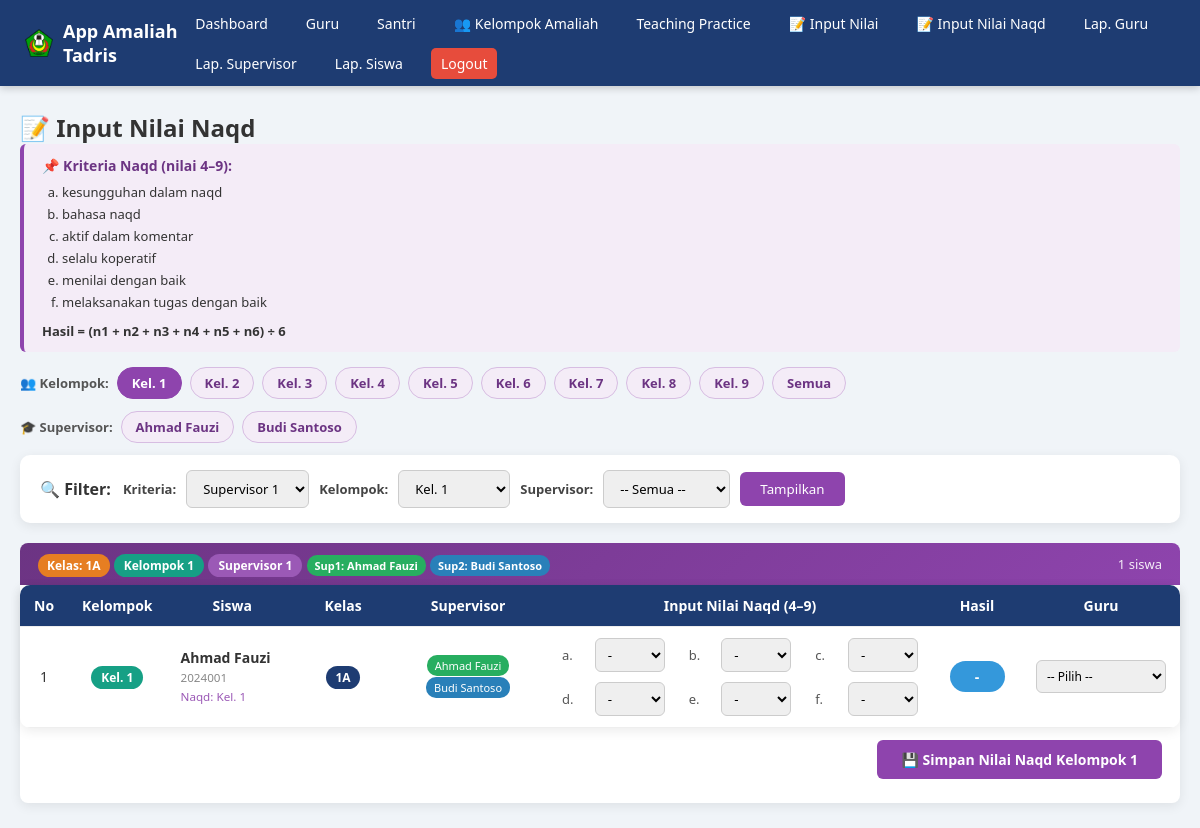
Screenshot of /input_nilai_naqd.php (signed in) with the database file from the repository.
### tables this page shows
CREATE TABLE `santri` (
  `id`            INT(11)       NOT NULL AUTO_INCREMENT,
  `induk`         VARCHAR(30)   NOT NULL,
  `siswa`         VARCHAR(100)  NOT NULL,
  `kelas`         VARCHAR(10)   NOT NULL,
  `gender`        ENUM('L','P') NOT NULL DEFAULT 'L',
  `pelajaran`     VARCHAR(100)  DEFAULT NULL,
  `kelompok`      INT(2)        DEFAULT NULL,
  `kelompok_naqd` INT(2)        DEFAULT NULL,
  `created_at`    TIMESTAMP     DEFAULT CURRENT_TIMESTAMP,
  `updated_at`    TIMESTAMP     DEFAULT CURRENT_TIMESTAMP ON UPDATE CURRENT_TIMESTAMP,
  PRIMARY KEY (`id`),
  UNIQUE KEY `uniq_induk` (`induk`),
  KEY `idx_kelas` (`kelas`),
  KEY `idx_kelompok` (`kelompok`),
  KEY `idx_kelompok_naqd` (`kelompok_naqd`)
);

CREATE TABLE `kelompok_amaliah` (
  `id`           INT(11)      NOT NULL AUTO_INCREMENT,
  `kelompok`     INT(2)       NOT NULL,
  `supervisor1`  VARCHAR(100) DEFAULT NULL,
  `supervisor2`  VARCHAR(100) DEFAULT NULL,
  `created_at`   TIMESTAMP    DEFAULT CURRENT_TIMESTAMP,
  `updated_at`   TIMESTAMP    DEFAULT CURRENT_TIMESTAMP ON UPDATE CURRENT_TIMESTAMP,
  PRIMARY KEY (`id`),
  UNIQUE KEY `uniq_kelompok` (`kelompok`),
  KEY `idx_supervisor1` (`supervisor1`),
  KEY `idx_supervisor2` (`supervisor2`)
);

### input_nilai_naqd.php (the view, shortened to what this page needs)
<?php
require 'config/database.php';
$KELOMPOK_LIST = [1,2,3,4,5,6,7,8,9];
$KRITERIA_LIST = ['Supervisor 1','Supervisor 2','Assessor'];
$filter_kriteria = $_GET['filter_kriteria'] ?? 'Supervisor 1';
$filter_kelompok = $_GET['filter_kelompok'] ?? '1';
$filter_sup      = $_GET['filter_sup'] ?? '';
$w = [];
if ($filter_kelompok !== '') {
    $w[] = "s.kelompok=" . (int)$filter_kelompok;
}
$where_sql = $w ? "WHERE " . implode(" AND ", $w) : "";
$sql_data = "
    SELECT s.id AS santri_id, s.induk, s.siswa, s.kelas, s.pelajaran,
           s.kelompok, s.kelompok_naqd,
           ka.supervisor1 AS sup1_kelompok, ka.supervisor2 AS sup2_kelompok,
           n.id AS nilai_id, n.penilai,
           n.n1,n.n2,n.n3,n.n4,n.n5,n.n6, n.hasil
    FROM santri s
    LEFT JOIN kelompok_amaliah ka ON ka.kelompok = s.kelompok
    LEFT JOIN nilai_naqd n ON n.santri_id = s.id
                     AND n.kelas_tp = s.kelas
                     AND n.kelompok = s.kelompok
                     AND n.kriteria = '" . $conn->real_escape_string($filter_kriteria) . "'
    $where_sql
    ORDER BY s.kelas, s.kelompok, s.siswa
";
$data = $conn->query($sql_data);
$sup_options = [];
$q_sup = $conn->query("SELECT DISTINCT nama_guru FROM guru
                       WHERE kriteria IN ('Supervisor 1','Supervisor 2')
                       ORDER BY nama_guru");
if ($q_sup) {
    while ($s = $q_sup->fetch_assoc()) $sup_options[] = $s['nama_guru'];
}
?>
<!DOCTYPE html>
<html>
<head>
<link rel="stylesheet" href="assets/css/style.css">
</head>
<body>
<?php include 'partials/navbar.php'; ?>
<div class="container">
<h2>📝 Input Nilai Naqd</h2>
<div class="kriteria-box-naqd">
    <h3>📌 Kriteria Naqd (nilai 4–9):</h3>
    <ol type="a">
        <li>kesungguhan dalam naqd</li>
        <li>bahasa naqd</li>
        <li>aktif dalam komentar</li>
        <li>selalu koperatif</li>
        <li>menilai dengan baik</li>
        <li>melaksanakan tugas dengan baik</li>
    </ol>
    <p style="margin-top:8px;">
        <b>Hasil = (n1 + n2 + n3 + n4 + n5 + n6) ÷ 6</b>
    </p>
</div>
<div class="shortcut-bar">
    <span style="font-size:13px;font-weight:bold;color:#555;">
        👥 Kelompok:
    </span>
    <?php foreach($KELOMPOK_LIST as $kl): ?>
        <a href="?filter_kriteria=<?=urlencode($filter_kriteria)?>&filter_kelompok=<?=$kl?><?=($filter_sup?'&filter_sup='.urlencode($filter_sup):'')?>"
           class="shortcut-btn <?=($filter_kelompok==$kl)?'active':''?>">
            Kel. <?=$kl?>
        </a>
    <?php endforeach; ?>
    <a href="?filter_kriteria=<?=urlencode($filter_kriteria)?>"
       class="shortcut-btn <?=($filter_kelompok==='')?'active':''?>">
        Semua
    </a>
</div>
<div class="shortcut-bar">
    <span style="font-size:13px;font-weight:bold;color:#555;">
        🎓 Supervisor:
    </span>
    <?php foreach($sup_options as $sup): ?>
        <a href="input_nilai_naqd.php?filter_kriteria=<?=urlencode($filter_kriteria)?>&filter_kelompok=<?=urlencode($filter_kelompok)?>&filter_sup=<?=urlencode($sup)?>"
           class="shortcut-btn <?=($filter_sup==$sup)?'active':''?>">
            <?=htmlspecialchars($sup)?>
        </a>
    <?php endforeach; ?>
</div>
<div class="filter-bar">
    <b>🔍 Filter:</b>
    <form method="get" style="display:flex;gap:10px;align-items:center;flex-wrap:wrap;">
        <label>Kriteria:</label>
        <select name="filter_kriteria" onchange="this.form.submit()">
            <?php foreach($KRITERIA_LIST as $k): ?>
                <option value="<?=$k?>" <?=($filter_kriteria==$k)?'selected':''?>>
                    <?=$k?>
                </option>
            <?php endforeach; ?>
        </select>
        <label>Kelompok:</label>
        <select name="filter_kelompok" onchange="this.form.submit()">
            <?php foreach($KELOMPOK_LIST as $kl): ?>
                <option value="<?=$kl?>" <?=($filter_kelompok==$kl)?'selected':''?>>
                    Kel. <?=$kl?>
                </option>
            <?php endforeach; ?>
        </select>
        <label>Supervisor:</label>
        <select name="filter_sup">
            <option value="">-- Semua --</option>
        </select>
        <button type="submit">Tampilkan</button>
    </form>
</div>
<?php if ($data->num_rows == 0): ?>
    <div class="alert-error">
        Belum ada data Santri untuk filter yang dipilih.
        Silakan input data di menu <b>Santri</b> terlebih dahulu,
        atau ubah filter.
    </div>
<?php else: ?>
<?php
$groups = [];
while ($row = $data->fetch_assoc()) {
    $key = $row['kelas'] . '|' . $row['kelompok'];
    $groups[$key][] = $row;
}
?>
<?php foreach($groups as $key => $rows):
    list($kelas, $klp) = explode('|', $key);
    $sup1_unik = $rows[0]['sup1_kelompok'] ?? '-';
    $sup2_unik = $rows[0]['sup2_kelompok'] ?? '-';
?>
    <div class="kelompok-header">
        <div>
            <span class="badge-kelas-tp">Kelas: <?=htmlspecialchars($kelas)?></span>
            <span class="badge-kelompok">Kelompok <?=htmlspecialchars($klp)?></span>
            <span class="badge-naqd"><?=htmlspecialchars($filter_kriteria)?></span>
            <span class="badge-sup">Sup1: <?=htmlspecialchars($sup1_unik ?: '-')?></span>
            <span class="badge-sup2">Sup2: <?=htmlspecialchars($sup2_unik ?: '-')?></span>
        </div>
        <div class="info"><?=count($rows)?> siswa</div>
    </div>
    <form method="post" style="background:#fff;border-radius:0 0 8px 8px;
          box-shadow:0 3px 12px rgba(0,0,0,.08);padding:0 0 12px 0;">
        <table class="nilai-table">
            <thead>
                <tr>
                    <th style="width:40px;">No</th>
                    <th style="width:70px;">Kelompok</th>
                    <th class="left">Siswa</th>
                    <th style="width:90px;">Kelas</th>
                    <th style="width:160px;">Supervisor</th>
                    <th>Input Nilai Naqd (4–9)</th>
                    <th style="width:90px;">Hasil</th>
                    <th style="width:110px;">Guru</th>
                </tr>
            </thead>
            <tbody>
            <?php $no=1; foreach($rows as $idx => $r): ?>
                <?php
                $cur_hasil = $r['hasil'] !== null ? $r['hasil'] : '-';
                $hasil_class = 'hasil-badge';
                $row_id = $r['santri_id'];
                ?>
                <tr>
                    <td><?=$no++?></td>
                    <td><span class="badge-kelompok">Kel. <?=htmlspecialchars($r['kelompok'])?></span></td>
                    <td class="left">
                        <b><?=htmlspecialchars($r['siswa'])?></b><br>
                        <small style="color:#888;"><?=htmlspecialchars($r['induk'])?></small>
                        <?php if (!empty($r['kelompok_naqd'])): ?>
                            <br><small style="color:#9b59b6;">Naqd: Kel. <?=htmlspecialchars($r['kelompok_naqd'])?></small>
                        <?php endif; ?>
                    </td>
                    <td><span class="badge-kelas"><?=htmlspecialchars($r['kelas'])?></span></td>
                    <td>
                        <span class="badge-sup"><?=htmlspecialchars($r['sup1_kelompok'] ?? '-')?></span><br>
                        <span class="badge-sup2" style="margin-top:3px;display:inline-block;">
                            <?=htmlspecialchars($r['sup2_kelompok'] ?? '-')?>
                        </span>
                    </td>
                    <td>
                        <div class="nilai-grid">
                            <?php
                            $labels = [1=>'a',2=>'b',3=>'c',4=>'d',5=>'e',6=>'f'];
                            foreach($labels as $nidx=>$lbl): ?>
                                <div class="item">
                                    <span class="label"><?=$lbl?>.</span>
                                    <select name="n[<?=$idx?>][<?=$nidx?>]" class="n-input"
                                        data-row="<?=$row_id?>">
                                        <option value="0">-</option>
                                    </select>
                                </div>
                            <?php endforeach; ?>
                        </div>
                    </td>
                    <td>
                        <span class="<?=$hasil_class?>" id="hasil_<?=$row_id?>">
                            <?= is_numeric($cur_hasil) ? number_format($cur_hasil,2) : '-' ?>
                        </span>
                    </td>
                    <td>
                        <select name="penilai[<?=$idx?>]" required
                                style="padding:6px;border-radius:6px;
                                       border:1px solid #ccc;min-width:130px;font-size:12px;">
                            <option value="">-- Pilih --</option>
                        </select>
                    </td>
                </tr>
            <?php endforeach; ?>
            </tbody>
        </table>
        <div style="padding:12px 18px;text-align:right;">
            <button type="submit" name="simpan_nilai" class="btn-save-row"
                    style="padding:10px 24px;font-size:14px;">
                💾 Simpan Nilai Naqd Kelompok <?=htmlspecialchars($klp)?>
            </button>
        </div>
    </form>
<?php endforeach; ?>
<?php endif; ?>
</div>
</body>
</html>

### assets/css/style.css (style rules this page uses)
* { margin:0; padding:0; box-sizing:border-box; font-family:'Segoe UI',sans-serif; }
body { background:#f0f4f8; color:#333; }
.container { max-width:1200px; margin:25px auto; padding:0 20px; }
table { width:100%; background:#fff; border-collapse:collapse; border-radius:10px; overflow:hidden; box-shadow:0 3px 12px rgba(0,0,0,.08); }
th, td { padding:11px 14px; text-align:left; border-bottom:1px solid #eee; font-size:14px; }
th { background:#1e3c72; color:#fff; font-weight:600; }

### input_nilai_naqd.php (style rules this page uses)
.filter-bar { background:#fff; padding:15px 20px; border-radius:10px; box-shadow:0 3px 12px rgba(0,0,0,.08); margin-bottom:15px; display:flex; gap:12px; align-items:center; flex-wrap:wrap; }
.filter-bar label { font-weight:600; color:#444; font-size:13px; }
.filter-bar select, .filter-bar input[type="date"] { padding:8px 12px; border:1px solid #ccc; border-radius:6px; font-size:13px; }
.filter-bar button { padding:8px 20px; background:#8e44ad; color:#fff; border:none; border-radius:6px; cursor:pointer; }
.shortcut-bar { display:flex; gap:8px; flex-wrap:wrap; margin-bottom:12px; align-items:center; }
.shortcut-btn { background:#f4ecf7; color:#6c3483; border:1px solid #d7bde2; padding:6px 14px; border-radius:20px; text-decoration:none; font-size:13px; font-weight:600; transition:.15s; }
.shortcut-btn.active { background:#8e44ad; color:#fff; border-color:#8e44ad; }
.badge-kelas { background:#1e3c72; color:#fff; padding:3px 9px; border-radius:12px; font-size:12px; font-weight:bold; }
.badge-kelas-tp { background:#e67e22; color:#fff; padding:3px 9px; border-radius:12px; font-size:12px; font-weight:bold; }
.badge-kelompok { background:#16a085; color:#fff; padding:3px 10px; border-radius:12px; font-size:12px; font-weight:bold; }
.badge-naqd { background:#9b59b6; color:#fff; padding:3px 10px; border-radius:12px; font-size:12px; font-weight:bold; }
.badge-sup { background:#27ae60; color:#fff; padding:3px 8px; border-radius:10px; font-size:11px; }
.badge-sup2 { background:#2980b9; color:#fff; padding:3px 8px; border-radius:10px; font-size:11px; }
.kriteria-box-naqd { background:#f4ecf7; border-left:4px solid #8e44ad; padding:12px 18px; border-radius:6px; margin-bottom:15px; font-size:13px; }
.kriteria-box-naqd ol { margin:6px 0 0 20px; line-height:1.7; }
.kriteria-box-naqd h3 { color:#6c3483; margin:0 0 6px 0; font-size:14px; }
table.nilai-table th, table.nilai-table td { text-align:center; vertical-align:middle; }
table.nilai-table td.left { text-align:left; }
.hasil-badge { display:inline-block; min-width:55px; padding:6px 12px; border-radius:20px; font-weight:bold; color:#fff; background:#3498db; font-size:14px; }
.kelompok-header { background:linear-gradient(135deg,#6c3483,#8e44ad); color:#fff; padding:10px 18px; border-radius:8px 8px 0 0; margin-top:20px; font-weight:bold; display:flex; justify-content:space-between; align-items:center; flex-wrap:wrap; gap:8px; }
.kelompok-header .info { font-size:13px; opacity:.9; font-weight:normal; }
.btn-save-row { background:#8e44ad; color:#fff; border:none; padding:8px 14px; border-radius:6px; cursor:pointer; font-size:12px; font-weight:bold; }
.nilai-grid { display:grid; grid-template-columns:repeat(3,1fr); gap:10px 24px; font-size:13px; text-align:left; }
.nilai-grid .item { display:flex; align-items:center; gap:8px; }
.nilai-grid .item span.label { flex:1; color:#555; }
.nilai-grid .item select { padding:6px 8px; border-radius:6px; border:1px solid #ccc; width:70px; }

### rows the page displays
santri: kelompok_amaliah.supervisor1 "Ahmad Fauzi", kelompok_amaliah.supervisor2 "Budi Santoso", kelompok "1", siswa "Ahmad Fauzi", induk "2024001", kelompok_naqd "1", kelas "1A", lbl "a", id "-", lbl "b", lbl "c", lbl "d", lbl "e", lbl "f"

### other values shown
$kl "1"
$kl "2"
$kl "3"
$kl "4"
$kl "5"
$kl "6"
$kl "7"
$kl "8"
$kl "9"
$sup "Ahmad Fauzi"
$sup "Budi Santoso"
$kelas "1A"
$klp "1"
count($rows) "1"
form field filter_kriteria "Supervisor 1"
